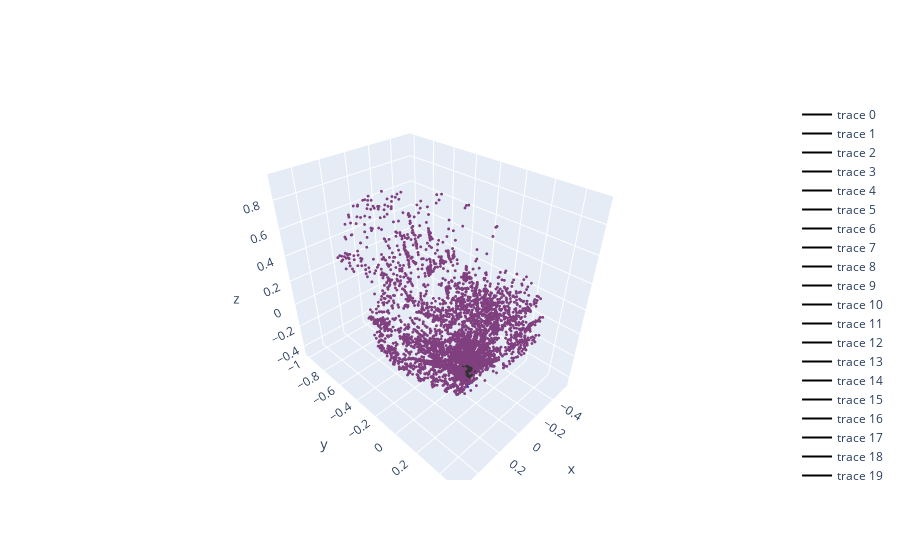

Notebook source saved alongside this figure:
### Code cell
from vis import plot_camera, plot_pt_cloud
from plotly import graph_objects as go

fig = go.Figure()
idx = 0
for p in c3vd_as_colmap.poses:
    plot_camera(fig, p, scale=0.05)
    idx += 1
print("total number of poses: ", idx)
plot_pt_cloud(fig, c3vd_as_colmap.pointcloud, subsample=1)
# plot_pt_cloud(fig, pcd_clean, subsample=1, color=(255,0,0))
fig.show()
